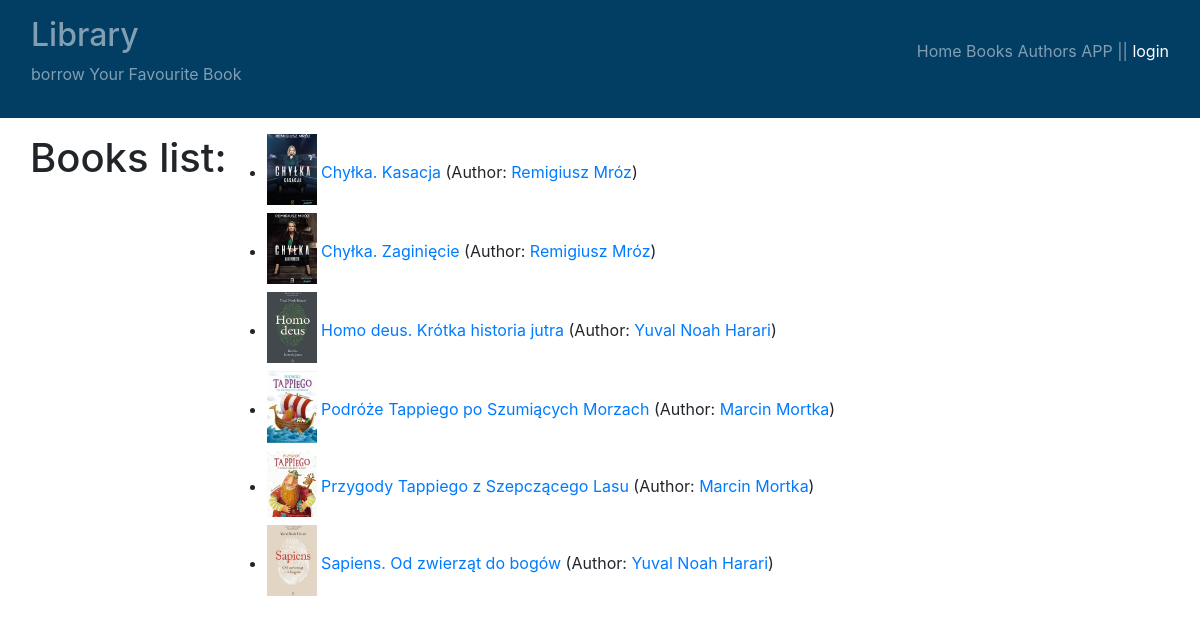
/books/books-list, run on an earlier commit of the app's database.
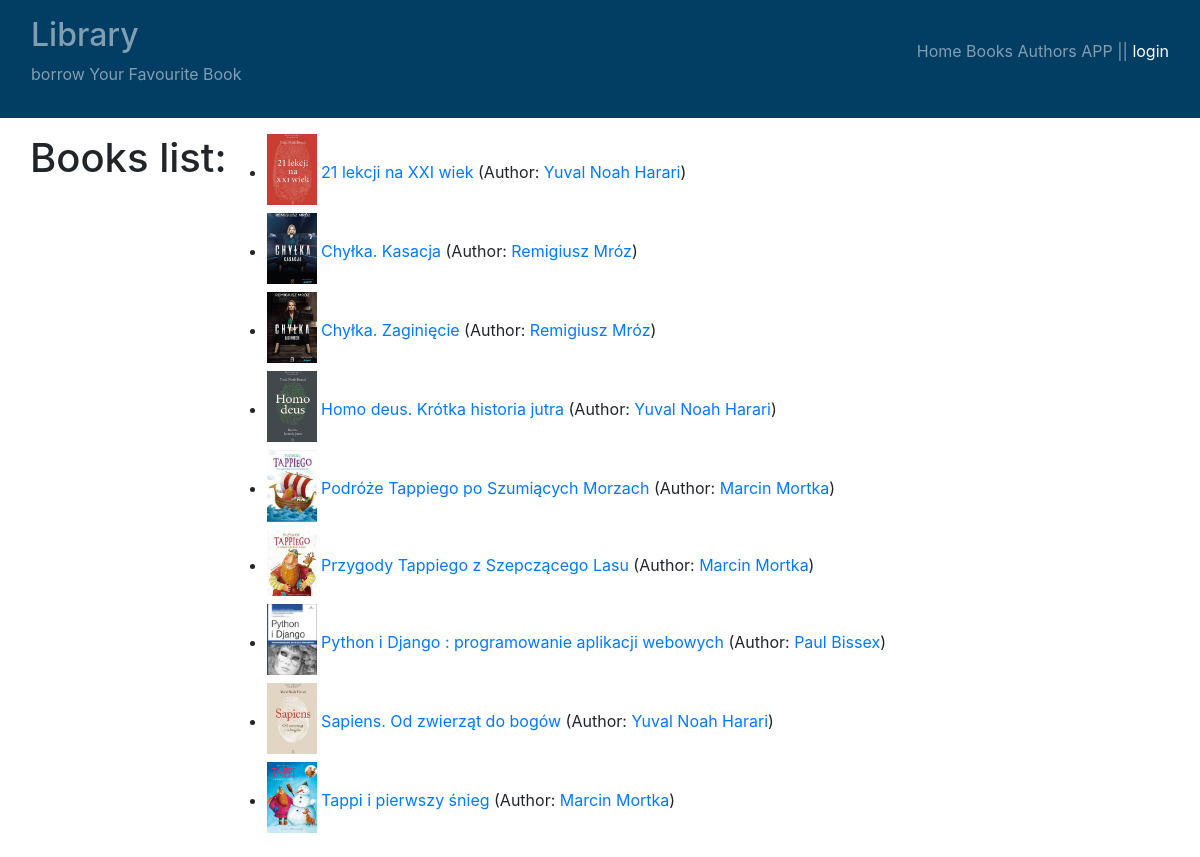
And on a later commit of the database.
### books/models.py (models this page shows, shortened)
class Book(models.Model):
    title = models.CharField(
        max_length=65,
        unique=True,
    )
    description = models.TextField(
        blank=True,
        null=True,
    )
    author = models.ForeignKey(
        "books.Author",
        on_delete=models.CASCADE,
    )
    image = models.ImageField(
        upload_to="photos/%Y/%m/%d",
        blank=True,
        null=True,
        default=None
    )
    pages = models.IntegerField(
        blank=True,
        null=True
    )
    tags = models.ManyToManyField(
        "books.Tag",
        related_name="books",
        blank=True)
    added = models.DateTimeField(auto_now_add=True)
    class Meta:
        ordering = ["title"]

class Author(models.Model):
    name = models.CharField(max_length=25, unique=True)
    bio = models.TextField(
        blank=True,
        null=True
    )
    def __str__(self):
        return f"{self.name}"
    class Meta:
        ordering = ["name"]

### books/views.py (the view)
# urls.py: path("books-list", books_list, name="books_list"),
def books_list(request):
    books = Book.objects.all()
    return render(
        request=request,
        context={
            "books": books,
        },
        template_name="books/books_list.html"
    )

### books/templates/books/books_list.html (shortened to what this page needs)
{% extends "books/main.html" %}
{% load bootstrap4 %}
{% block content %}
<div class="row">
    <h1>Books list:</h1>
    <ul>
    {% for b in books %}
    <li>
        <img class="pb-2" src="{{ b.image.url }}" width="50px" text-align="left">
        <a href="{% url 'books:book_details' b.id %}">{{ b.title }}</a>
        (Author: <a href="{% url 'books:author_details' b.author_id %}">{{ b.author }}</a>)
    </li>
    {% endfor %}
</ul>
</div>
{% endblock %}

### books/templates/books/main.html (shortened to what this page needs)
{% load bootstrap4 %}
<!DOCTYPE html>
<html lang="en">
<head>
   {% load static %}
   <link rel="stylesheet" type="text/css" href="{% static 'maths/css/style.css' %}">
   {% bootstrap_css %}
</head>
<body>
   <nav class="navbar sticky-top navbar-dark mb-3" style="background-color: #023d64;">
      <div class="container-fluid">
         <span class="navbar-text navbar-lg">
            <h2>Library</h2>
            <p>borrow Your Favourite Book</p>
         </span>
         <div class="inline">
            <a class="navbar-text" href="{% url 'books:home' %}">Home</a>
            <a class="navbar-text" href="{% url 'books:books_list' %}">Books</a>
            <a class="navbar-text" href="{% url 'books:authors_list' %}">Authors</a>
            <a class="navbar-text" href="{% url 'welcome' %}">APP</a>
            {% if user.is_authenticated %}
               <p class="navbar-text">
                  || <a href="/admin">PA</a> | {{ user.username }} | <a href="{% url 'logout' %}?next={{ request.get_full_path }}">logout</a>
               </p>
            {% else %}
               <p class="navbar-text">|| <a class="navbar-text" href="{% url 'login' %}?next={{ request.get_full_path }}">login</a></p>
            {% endif %}
         </div>
      </div>
   </nav>
   <div id="content">
      <div class="container">
         {% block content %}
         {% endblock %}
      </div>
   </div>
</body>
</html>

What changed in the data, as far as the page shows it:
added Book: image (picture), title "21 lekcji na XXI wiek", author "Yuval Noah Harari"
added Book: image (picture), title "Python i Django : programowanie aplikacji webowych", author "Paul Bissex"
added Book: image (picture), title "Tappi i pierwszy śnieg", author "Marcin Mortka"
